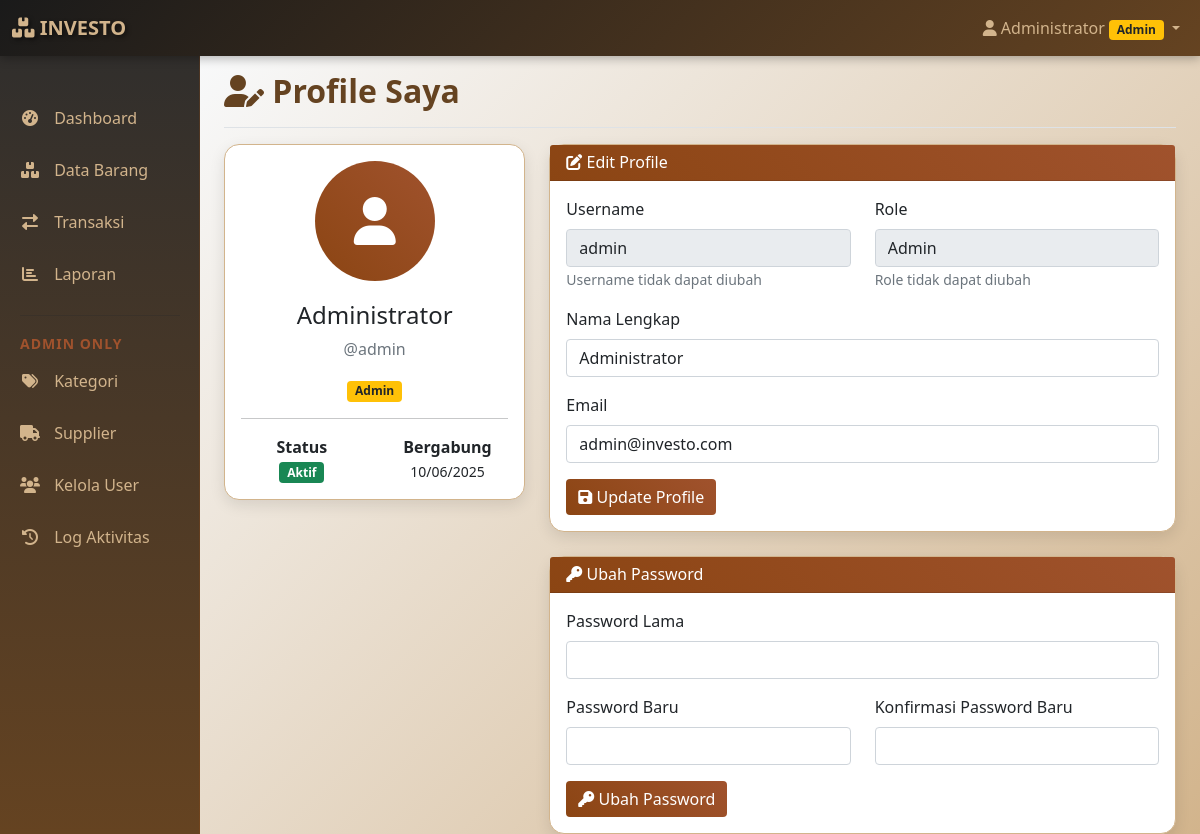
The app's page /profile.php (signed in) with its own data.
### tables this page shows
CREATE TABLE `users` (
  `id` int NOT NULL,
  `username` varchar(50) NOT NULL,
  `password` varchar(255) NOT NULL,
  `nama_lengkap` varchar(100) NOT NULL,
  `email` varchar(100) DEFAULT NULL,
  `role` enum('admin','staff') NOT NULL DEFAULT 'staff',
  `status` enum('aktif','nonaktif') NOT NULL DEFAULT 'aktif',
  `created_at` timestamp NULL DEFAULT CURRENT_TIMESTAMP,
  `updated_at` timestamp NULL DEFAULT CURRENT_TIMESTAMP ON UPDATE CURRENT_TIMESTAMP
);

### profile.php (the view, shortened to what this page needs)
<?php
require_once 'config/database.php';
$database = new Database();
$db = $database->getConnection();
$query = "SELECT * FROM users WHERE id = :id";
$stmt = $db->prepare($query);
$stmt->bindParam(':id', $_SESSION['user_id']);
$stmt->execute();
$user_data = $stmt->fetch(PDO::FETCH_ASSOC);
?>
<!DOCTYPE html>
<html lang="id">
<head>
    <link href="https://cdn.jsdelivr.net/npm/bootstrap@5.1.3/dist/css/bootstrap.min.css" rel="stylesheet">
    <link href="https://cdnjs.cloudflare.com/ajax/libs/font-awesome/6.0.0/css/all.min.css" rel="stylesheet">
</head>
<body>
    <?php include 'includes/navbar.php'; ?>
    <div class="container-fluid">
        <div class="row">
            <?php include 'includes/sidebar.php'; ?>
            <main class="col-md-9 ms-sm-auto col-lg-10 px-md-4">
                <div class="d-flex justify-content-between flex-wrap flex-md-nowrap align-items-center pt-3 pb-2 mb-3 border-bottom">
                    <h1 class="h2 page-title"><i class="fas fa-user-edit"></i> Profile Saya</h1>
                </div>
                <div class="row">
                    <div class="col-lg-4 mb-4">
                        <div class="card content-card">
                            <div class="card-body text-center">
                                <div class="profile-avatar">
                                    <i class="fas fa-user"></i>
                                </div>
                                <h4><?php echo $user_data['nama_lengkap']; ?></h4>
                                <p class="text-muted">@<?php echo $user_data['username']; ?></p>
                                <?php echo getRoleBadge($user_data['role']); ?>
                                <hr>
                                <div class="row text-center">
                                    <div class="col-6">
                                        <strong>Status</strong><br>
                                        <?php if ($user_data['status'] == 'aktif'): ?>
                                            <span class="badge bg-success">Aktif</span>
                                        <?php else: ?>
                                            <span class="badge bg-danger">Non-aktif</span>
                                        <?php endif; ?>
                                    </div>
                                    <div class="col-6">
                                        <strong>Bergabung</strong><br>
                                        <small><?php echo date('d/m/Y', strtotime($user_data['created_at'])); ?></small>
                                    </div>
                                </div>
                            </div>
                        </div>
                    </div>
                    <div class="col-lg-8">
                        <div class="card content-card mb-4">
                            <div class="card-header" style="background: linear-gradient(45deg, var(--brown-primary), var(--brown-secondary)); color: white;">
                                <h6 class="m-0"><i class="fas fa-edit"></i> Edit Profile</h6>
                            </div>
                            <div class="card-body">
                                <form method="POST">
                                    <div class="row">
                                        <div class="col-md-6">
                                            <div class="mb-3">
                                                <label class="form-label">Username</label>
                                                <input type="text" class="form-control" value="<?php echo $user_data['username']; ?>" readonly>
                                                <small class="text-muted">Username tidak dapat diubah</small>
                                            </div>
                                        </div>
                                        <div class="col-md-6">
                                            <div class="mb-3">
                                                <label class="form-label">Role</label>
                                                <input type="text" class="form-control" value="<?php echo ucfirst($user_data['role']); ?>" readonly>
                                                <small class="text-muted">Role tidak dapat diubah</small>
                                            </div>
                                        </div>
                                    </div>
                                    <div class="mb-3">
                                        <label class="form-label">Nama Lengkap</label>
                                        <input type="text" class="form-control" name="nama_lengkap" value="<?php echo $user_data['nama_lengkap']; ?>" required>
                                    </div>
                                    <div class="mb-3">
                                        <label class="form-label">Email</label>
                                        <input type="email" class="form-control" name="email" value="<?php echo $user_data['email']; ?>">
                                    </div>
                                    <button type="submit" class="btn btn-brown">
                                        <i class="fas fa-save"></i> Update Profile
                                    </button>
                                </form>
                            </div>
                        </div>
                        <div class="card content-card">
                            <div class="card-header" style="background: linear-gradient(45deg, var(--brown-primary), var(--brown-secondary)); color: white;">
                                <h6 class="m-0"><i class="fas fa-key"></i> Ubah Password</h6>
                            </div>
                            <div class="card-body">
                                <form method="POST">
                                    <div class="mb-3">
                                        <label class="form-label">Password Lama</label>
                                        <input type="password" class="form-control" name="current_password" required>
                                    </div>
                                    <div class="row">
                                        <div class="col-md-6">
                                            <div class="mb-3">
                                                <label class="form-label">Password Baru</label>
                                                <input type="password" class="form-control" name="new_password" required>
                                            </div>
                                        </div>
                                        <div class="col-md-6">
                                            <div class="mb-3">
                                                <label class="form-label">Konfirmasi Password Baru</label>
                                                <input type="password" class="form-control" name="confirm_password" required>
                                            </div>
                                        </div>
                                    </div>
                                    <button type="submit" class="btn btn-brown">
                                        <i class="fas fa-key"></i> Ubah Password
                                    </button>
                                </form>
                            </div>
                        </div>
                    </div>
                </div>
            </main>
        </div>
    </div>
</body>
</html>

### profile.php (style rules this page uses)
:root { --brown-primary: #8B4513; --brown-secondary: #A0522D; --brown-light: #D2B48C; --brown-dark: #654321; --black-primary: #1a1a1a; --black-secondary: #2d2d2d; --black-light: #404040; }
.btn-brown { background: linear-gradient(45deg, var(--brown-primary), var(--brown-secondary)); border: none; color: white; transition: all 0.3s ease; }
.content-card { background: white; border-radius: 15px; box-shadow: 0 5px 15px rgba(0, 0, 0, 0.1); border: 1px solid var(--brown-light); }
.page-title { color: var(--brown-dark); font-weight: bold; }
.profile-avatar { width: 120px; height: 120px; background: linear-gradient(45deg, var(--brown-primary), var(--brown-secondary)); border-radius: 50%; display: flex; align-items: center; justify-content: center; font-size: 48px; color: white; margin: 0 auto 20px; }

### includes/navbar.php (style rules this page uses)
:root { --brown-primary: #8B4513; --brown-secondary: #A0522D; --brown-light: #D2B48C; --brown-dark: #654321; --black-primary: #1a1a1a; --black-secondary: #2d2d2d; --black-light: #404040; }

### includes/sidebar.php (style rules this page uses)
main { margin-top: 56px; background: linear-gradient(135deg, #f8f9fa 0%, var(--brown-light) 100%); min-height: calc(100vh - 56px); }

### records on screen
users: nama_lengkap "Administrator", username "admin", created_at "10/06/2025", role "Admin", email "admin@investo.com"

### other values on screen
$_SESSION['nama_lengkap'] "Administrator"
